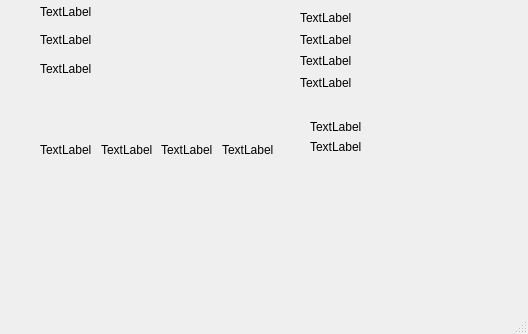
<?xml version="1.0" encoding="UTF-8"?>
<ui version="4.0">
 <class>MainWindow</class>
 <widget class="QMainWindow" name="MainWindow">
  <property name="geometry">
   <rect>
    <x>0</x>
    <y>0</y>
    <width>528</width>
    <height>334</height>
   </rect>
  </property>
  <property name="windowTitle">
   <string>MainWindow</string>
  </property>
  <widget class="QWidget" name="centralwidget">
   <widget class="QWidget" name="verticalLayoutWidget">
    <property name="geometry">
     <rect>
      <x>40</x>
      <y>0</y>
      <width>160</width>
      <height>80</height>
     </rect>
    </property>
    <layout class="QVBoxLayout" name="verticalLayout">
     <item>
      <widget class="QLabel" name="label">
       <property name="text">
        <string>TextLabel</string>
       </property>
      </widget>
     </item>
     <item>
      <widget class="QLabel" name="label_3">
       <property name="text">
        <string>TextLabel</string>
       </property>
      </widget>
     </item>
     <item>
      <widget class="QLabel" name="label_2">
       <property name="text">
        <string>TextLabel</string>
       </property>
      </widget>
     </item>
    </layout>
   </widget>
   <widget class="QWidget" name="horizontalLayoutWidget">
    <property name="geometry">
     <rect>
      <x>40</x>
      <y>110</y>
      <width>236</width>
      <height>80</height>
     </rect>
    </property>
    <layout class="QHBoxLayout" name="horizontalLayout">
     <item>
      <widget class="QLabel" name="label_5">
       <property name="text">
        <string>TextLabel</string>
       </property>
      </widget>
     </item>
     <item>
      <widget class="QLabel" name="label_6">
       <property name="text">
        <string>TextLabel</string>
       </property>
      </widget>
     </item>
     <item>
      <widget class="QLabel" name="label_4">
       <property name="text">
        <string>TextLabel</string>
       </property>
      </widget>
     </item>
     <item>
      <widget class="QLabel" name="label_7">
       <property name="text">
        <string>TextLabel</string>
       </property>
      </widget>
     </item>
    </layout>
   </widget>
   <widget class="QWidget" name="gridLayoutWidget">
    <property name="geometry">
     <rect>
      <x>300</x>
      <y>10</y>
      <width>160</width>
      <height>80</height>
     </rect>
    </property>
    <layout class="QGridLayout" name="gridLayout">
     <item row="0" column="0">
      <widget class="QLabel" name="label_8">
       <property name="text">
        <string>TextLabel</string>
       </property>
      </widget>
     </item>
     <item row="2" column="0">
      <widget class="QLabel" name="label_9">
       <property name="text">
        <string>TextLabel</string>
       </property>
      </widget>
     </item>
     <item row="1" column="0">
      <widget class="QLabel" name="label_10">
       <property name="text">
        <string>TextLabel</string>
       </property>
      </widget>
     </item>
     <item row="3" column="0">
      <widget class="QLabel" name="label_11">
       <property name="text">
        <string>TextLabel</string>
       </property>
      </widget>
     </item>
    </layout>
   </widget>
   <widget class="QWidget" name="formLayoutWidget">
    <property name="geometry">
     <rect>
      <x>310</x>
      <y>120</y>
      <width>160</width>
      <height>80</height>
     </rect>
    </property>
    <layout class="QFormLayout" name="formLayout">
     <item row="0" column="0">
      <widget class="QLabel" name="label_12">
       <property name="text">
        <string>TextLabel</string>
       </property>
      </widget>
     </item>
     <item row="1" column="0">
      <widget class="QLabel" name="label_13">
       <property name="text">
        <string>TextLabel</string>
       </property>
      </widget>
     </item>
    </layout>
   </widget>
  </widget>
  <widget class="QMenuBar" name="menubar">
   <property name="geometry">
    <rect>
     <x>0</x>
     <y>0</y>
     <width>528</width>
     <height>23</height>
    </rect>
   </property>
  </widget>
  <widget class="QStatusBar" name="statusbar"/>
 </widget>
 <resources/>
 <connections/>
</ui>
